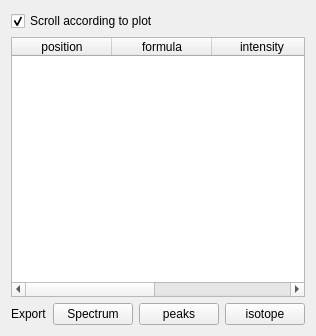
<?xml version="1.0" encoding="UTF-8"?>
<ui version="4.0">
 <class>Form</class>
 <widget class="QWidget" name="Form">
  <property name="geometry">
   <rect>
    <x>0</x>
    <y>0</y>
    <width>263</width>
    <height>336</height>
   </rect>
  </property>
  <property name="windowTitle">
   <string>Form</string>
  </property>
  <layout class="QVBoxLayout" name="verticalLayout">
   <item>
    <widget class="QCheckBox" name="autoScrollCheckBox">
     <property name="text">
      <string>Scroll according to plot</string>
     </property>
     <property name="checked">
      <bool>true</bool>
     </property>
    </widget>
   </item>
   <item>
    <widget class="QTableWidget" name="tableWidget">
     <property name="sizePolicy">
      <sizepolicy hsizetype="Preferred" vsizetype="Expanding">
       <horstretch>0</horstretch>
       <verstretch>0</verstretch>
      </sizepolicy>
     </property>
     <property name="editTriggers">
      <set>QAbstractItemView::NoEditTriggers</set>
     </property>
     <property name="verticalScrollMode">
      <enum>QAbstractItemView::ScrollPerItem</enum>
     </property>
     <property name="horizontalScrollMode">
      <enum>QAbstractItemView::ScrollPerPixel</enum>
     </property>
     <attribute name="horizontalHeaderStretchLastSection">
      <bool>true</bool>
     </attribute>
     <column>
      <property name="text">
       <string>position</string>
      </property>
     </column>
     <column>
      <property name="text">
       <string>formula</string>
      </property>
     </column>
     <column>
      <property name="text">
       <string>intensity</string>
      </property>
     </column>
     <column>
      <property name="text">
       <string>ppm</string>
      </property>
     </column>
     <column>
      <property name="text">
       <string>area</string>
      </property>
     </column>
     <column>
      <property name="text">
       <string>peaks num</string>
      </property>
     </column>
    </widget>
   </item>
   <item>
    <layout class="QHBoxLayout" name="horizontalLayout_18">
     <item>
      <widget class="QLabel" name="label_29">
       <property name="sizePolicy">
        <sizepolicy hsizetype="Maximum" vsizetype="Preferred">
         <horstretch>0</horstretch>
         <verstretch>0</verstretch>
        </sizepolicy>
       </property>
       <property name="text">
        <string>Export</string>
       </property>
      </widget>
     </item>
     <item>
      <widget class="QPushButton" name="exportSpectrumPushButton">
       <property name="sizePolicy">
        <sizepolicy hsizetype="Maximum" vsizetype="Fixed">
         <horstretch>0</horstretch>
         <verstretch>0</verstretch>
        </sizepolicy>
       </property>
       <property name="text">
        <string>Spectrum</string>
       </property>
      </widget>
     </item>
     <item>
      <widget class="QPushButton" name="exportPeaksPushButton">
       <property name="sizePolicy">
        <sizepolicy hsizetype="Maximum" vsizetype="Fixed">
         <horstretch>0</horstretch>
         <verstretch>0</verstretch>
        </sizepolicy>
       </property>
       <property name="text">
        <string>peaks</string>
       </property>
      </widget>
     </item>
     <item>
      <widget class="QPushButton" name="exportIsotopePushButton">
       <property name="sizePolicy">
        <sizepolicy hsizetype="Maximum" vsizetype="Fixed">
         <horstretch>0</horstretch>
         <verstretch>0</verstretch>
        </sizepolicy>
       </property>
       <property name="text">
        <string>isotope</string>
       </property>
      </widget>
     </item>
    </layout>
   </item>
  </layout>
 </widget>
 <resources/>
 <connections/>
</ui>
